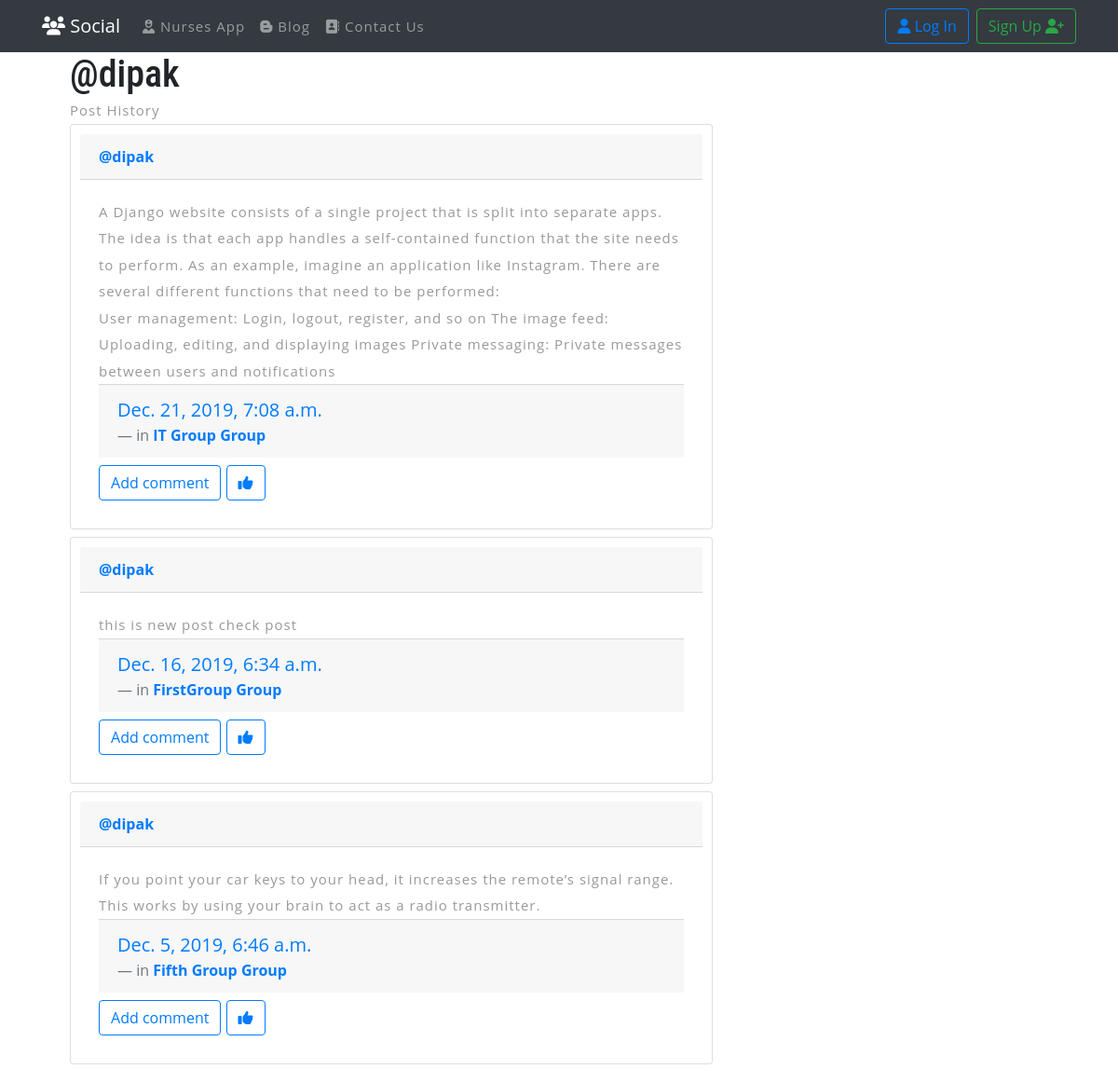
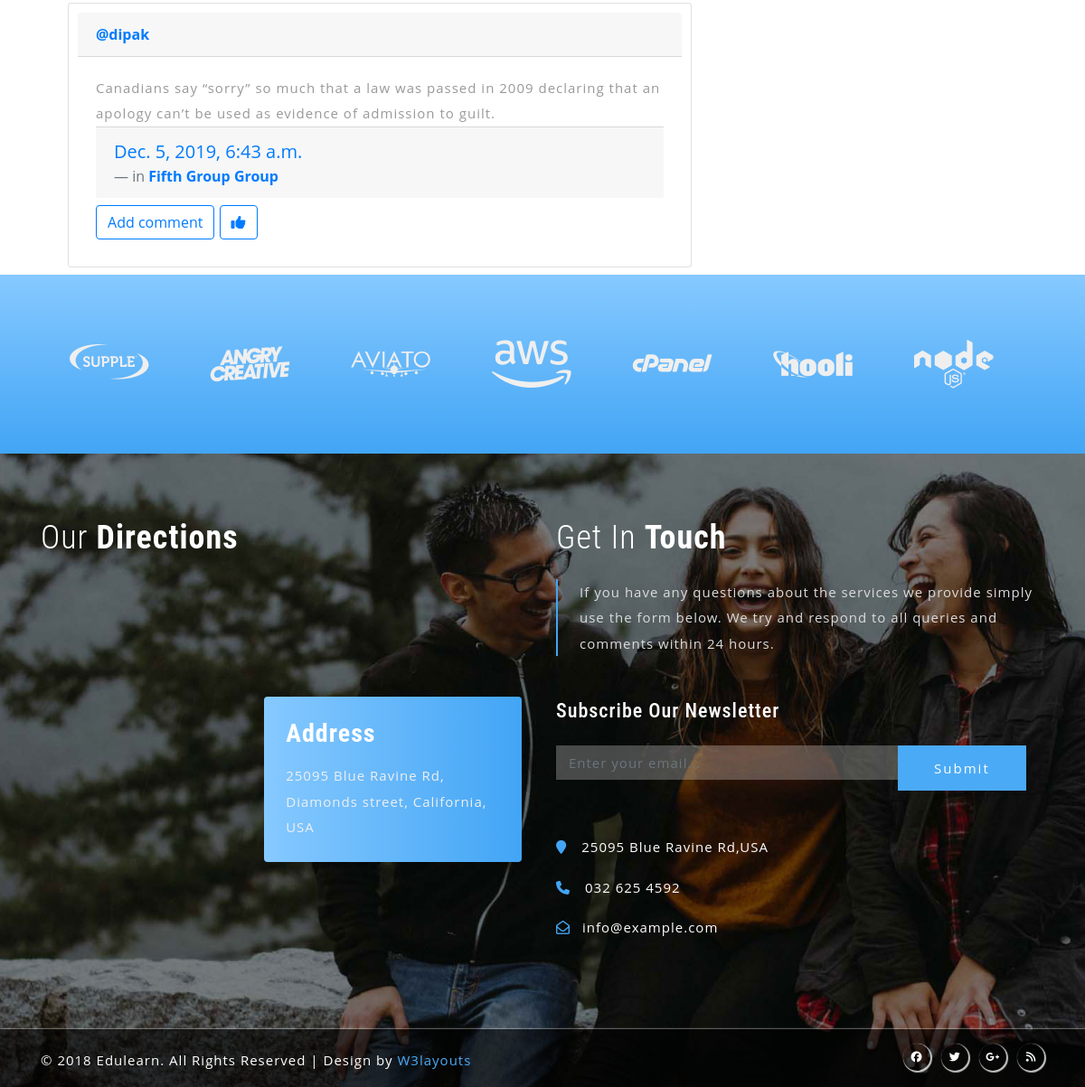
/posts/by/dipak/, run on the app's committed database (2 pictures, top to bottom).
### posts/models.py (models this page shows, shortened)
class Post(models.Model):
    user = models.ForeignKey(User, related_name="posts",on_delete=models.CASCADE)
    created_at = models.DateTimeField(auto_now=True)
    message = models.TextField()
    message_html = models.TextField(editable=False)
    group = models.ForeignKey(Group, related_name="posts",null=True, blank=True,on_delete=models.CASCADE)
    class Meta:
        ordering = ["-created_at"]
        unique_together = ["user", "message"]

### groups/models.py (models this page shows, shortened)
class Group(models.Model):
    name = models.CharField(max_length=255, unique=True)
    slug = models.SlugField(allow_unicode=True, unique=True)
    description = models.TextField(blank=True, default='')
    description_html = models.TextField(editable=False, default='', blank=True)
    members = models.ManyToManyField(User,through="GroupMember")
    class Meta:
        ordering = ["name"]

### posts/views.py (the view)
# urls.py: path("by/<username>/",views.UserPosts.as_view(),name="for_user"),
class UserPosts(generic.ListView):
    model = models.Post
    template_name = "posts/user_post_list.html"
    def get_queryset(self):
        try:
            self.post_user = User.objects.prefetch_related("posts").get(
                username__iexact=self.kwargs.get("username")
            )
        except User.DoesNotExist:
            raise Http404
        else:
            return self.post_user.posts.all()
    def get_context_data(self, **kwargs):
        context = super().get_context_data(**kwargs)
        context["post_user"] = self.post_user
        return context

### posts/templates/posts/user_post_list.html
{% extends "posts/post_base.html" %}
{% block prepost %}
<div class="col-md-4">
	<h1>@{{ post_user.username }}</h1>
	<p>Post History</p>
</div>
{% endblock %}
{% block post_content %}
<div class="col-md-8">
	{% for post in post_list %}
		{% include "posts/_post.html" %}
	{% endfor %}
</div>
{% endblock %}

### posts/templates/posts/_post.html (shortened to what this page needs)
<div class="card mb-2">
  <div class="card-header">
    <strong><a href="{% url 'posts:for_user' username=post.user.username %}">@{{ post.user.username }}</a></strong>
  </div>
  <div class="card-body">
    <blockquote class="blockquote mb-0">
      <h5>{{ post.message_html|safe }}</h5>
      <div class="card-footer text-muted">
        <time class="time"><a href="{% url 'posts:post_detail' username=post.user.username pk=post.pk %}">{{ post.created_at }}</a></time>
        {% if post.group %}
        <footer2 class="blockquote-footer"><span class="group-name">in <strong><a href="{% url 'groups:all' %}">{{ post.group.name }} Group</a></strong></span></footer>
      </div>
      <a class="btn btn-outline-primary mt-2  " href="{% url 'posts:add_comment_to_post' username=post.user.username pk=post.pk %}">Add comment</a>
      <a class="btn btn-outline-primary mt-2  " href="#"><i class="fas fa-thumbs-up"></i></a>
    </blockquote>
  </div>
</div>
{% endif %}

### static/simplesocial/css/mysheet.css (style rules this page uses)
.card { padding: 10px; }
body { padding: 0; margin: 0; background: #FFF; font-family: 'Open Sans', sans-serif; overflow-x: hidden; }
body a { -webkit-transition: 0.5s all; -moz-transition: 0.5s all; -o-transition: 0.5s all; -ms-transition: 0.5s all; transition: 0.5s all; text-decoration: none; }
h1, h2, h3, h4, h5, h6 { margin: 0; padding: 0; font-family: 'Roboto Condensed', sans-serif; }
p { margin: 0; padding: 0; font-family: 'Open Sans', sans-serif; font-size: 15px; letter-spacing: 1px; line-height: 1.9; color: #999; }

### data on the page
Post: user.username "dipak", message_html "A Django website consists of a single project that is split into separate apps. The idea is that each app handles a self-contained function that the site needs to perform. As an example, imagine an application like Instagram. There are several different functions that need to be performed: User management: Login, logout, register, and so on The image feed: Uploading, editing, and displaying images Private messaging: Private messages between users and notifications", created_at "Dec. 21, 2019, 7:08 a.m.", group.name "IT Group"
Post: user.username "dipak", message_html "this is new post check post", created_at "Dec. 16, 2019, 6:34 a.m.", group.name "FirstGroup"
Post: user.username "dipak", message_html "If you point your car keys to your head, it increases the remote’s signal range. This works by using your brain to act as a radio transmitter.", created_at "Dec. 5, 2019, 6:46 a.m.", group.name "Fifth Group"
Post: user.username "dipak", message_html "Canadians say “sorry” so much that a law was passed in 2009 declaring that an apology can’t be used as evidence of admission to guilt.", created_at "Dec. 5, 2019, 6:43 a.m.", group.name "Fifth Group"

### other printed values
{{ post_user.username }} "dipak"
